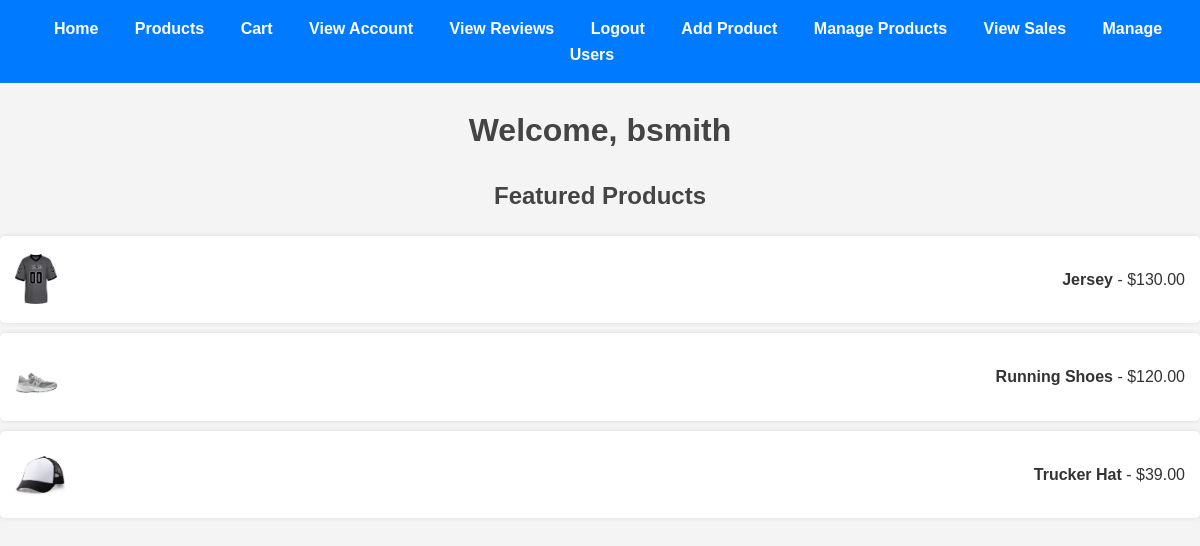
Screenshot of /home.php (signed in) with the database file from the repository.
### tables this page shows
CREATE TABLE `PRODUCTS` (
  `productId` int NOT NULL,
  `productName` varchar(200) NOT NULL,
  `productDescription` text,
  `productImage` varchar(255) DEFAULT NULL,
  `price` decimal(10,2) NOT NULL,
  `inventory` int DEFAULT '0',
  `isFeatured` tinyint(1) DEFAULT '0'
);

### home.php (the view, shortened to what this page needs)
<?php
require_once 'dbinfo.php';
$query = "SELECT * FROM PRODUCTS WHERE isFeatured = 1 LIMIT 3";
$result = $conn->query($query);
?>
<html>
<head>
    <link rel="stylesheet" href="styles.css">
</head>
<body>
    <div class="navbar">
        <a href="home.php">Home</a>
        <a href="view_products.php">Products</a>
        <a href="view_cart.php">Cart</a>
        <a href="view_account.php">View Account</a>
        <a href="view_reviews.php">View Reviews</a>
        <a href="logout.php">Logout</a>
        <?php if ($_SESSION['role'] === 'admin'): ?>
            <a href="add_product.php">Add Product</a>
            <a href="update_product.php">Manage Products</a>
            <a href="view_sales.php">View Sales</a>
            <a href="manage_users.php">Manage Users</a>
        <?php endif; ?>
    </div>
    <h1>Welcome, <?php echo htmlspecialchars($_SESSION['userName']); ?></h1>
    <h2>Featured Products</h2>
    <ul>
        <?php while ($product = $result->fetch_assoc()): ?>
            <li>
                <img src="<?php echo htmlspecialchars($product['productImage']); ?>" alt="Product Image">
                <p>
                    <strong><?php echo htmlspecialchars($product['productName']); ?></strong> -
                    $<?php echo htmlspecialchars($product['price']); ?>
                </p>
            </li>
        <?php endwhile; ?>
    </ul>
</body>
</html>

### styles.css (style rules this page uses)
body { font-family: Arial, sans-serif; margin: 0; padding: 0; background-color: #f4f4f4; color: #333; line-height: 1.6; }
h1, h2 { color: #444; text-align: center; }
a { color: #007BFF; text-decoration: none; }
.navbar { background-color: #007BFF; padding: 1rem; text-align: center; }
.navbar a { color: #fff; margin: 0 1rem; font-weight: bold; }
ul { list-style: none; padding: 0; margin: 0; }
ul li { background: #fff; margin: 10px 0; padding: 15px; border-radius: 5px; box-shadow: 0 0 5px rgba(0, 0, 0, 0.1); display: flex; align-items: center; justify-content: space-between; }
ul li img { max-width: 50px; max-height: 50px; border-radius: 5px; margin-right: 15px; }

### rows the page displays
products: productImage (picture), productName "Jersey", price "130.00"
products: productImage (picture), productName "Running Shoes", price "120.00"
products: productImage (picture), productName "Trucker Hat", price "39.00"

### other values shown
$_SESSION['userName'] "bsmith"
